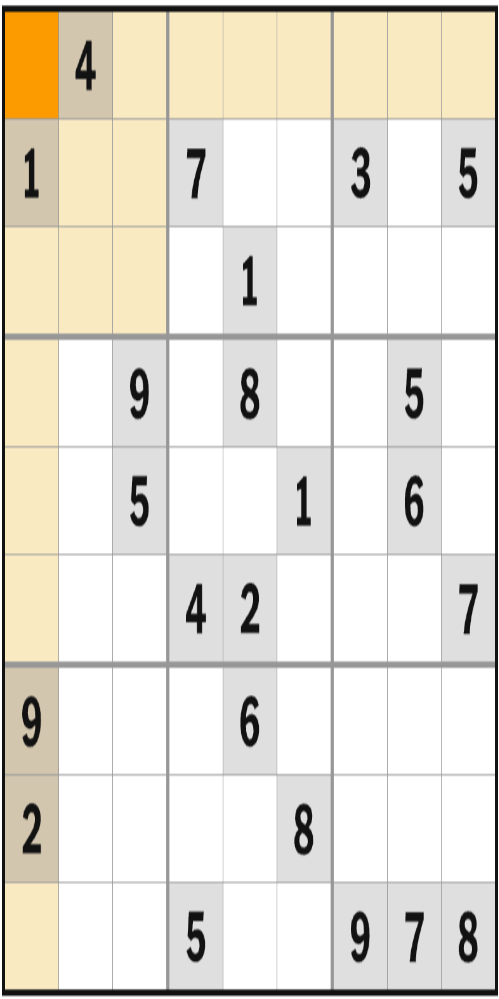
#> input picture distorted_board.png, 499 x 999 px, found by its file name
$ python test4.py
#> lines starting #> are read from the running program, lines starting #| are printed output that depends on the picture; after the words box and inside, x2 and y2 are one past the last pixel; in counts of white or black regions, pixels touching at a corner belong together
### functions.py
import cv2
import numpy as np
import pytesseract
from PIL import ImageGrab
import copy
import subprocess
import constants

# ------------------------------------------------------------
# functions

def ordered_coords(coords):
    # create an empty array, make sure it's float32 since that's what openCV wants
    ordered = np.zeros((4,2), dtype="float32")

    # shape of coords is (4,1,2), we want (4,2) so we just remove the middle useless dimension(1)
    coords = np.squeeze(coords, axis=1)

    coord_sum = coords.sum(axis = 1)
    ordered[0] = coords[np.argmin(coord_sum)]
    ordered[2] = coords[np.argmax(coord_sum)]

    # np does y - x, not x - y
    coord_diff = np.diff(coords, axis = 1)
    ordered[1] = coords[np.argmin(coord_diff)]
    ordered[3] = coords[np.argmax(coord_diff)]

    return ordered


# [98 lines left out: functions final_points, get_grid, not called in this run]


def get_digit(cell):
    extracted_num = pytesseract.image_to_string(cell, config="--psm 6 -c tessedit_char_whitelist=123456789")
    return extracted_num


# [111 lines left out: functions is_valid, solve, solve_image, get_sudoku_board, get_clipboard_image, display_image_opencv, not called in this run]

def display_image_system(image, title):
    subprocess.run(["open", "Solved_Sudoku_Board.png"])

# [19 lines left out: function draw_solution, not called in this run]


# ------------------------------------------------------------

### test/test4.py
import cv2
import numpy as np
import constants
import functions as func

img = cv2.imread("distorted_board.png")
#> img is the input picture: shape (999, 499, 3); mean B, G, R 216, 226, 230.4
gray_img = cv2.cvtColor(img, cv2.COLOR_BGR2GRAY)
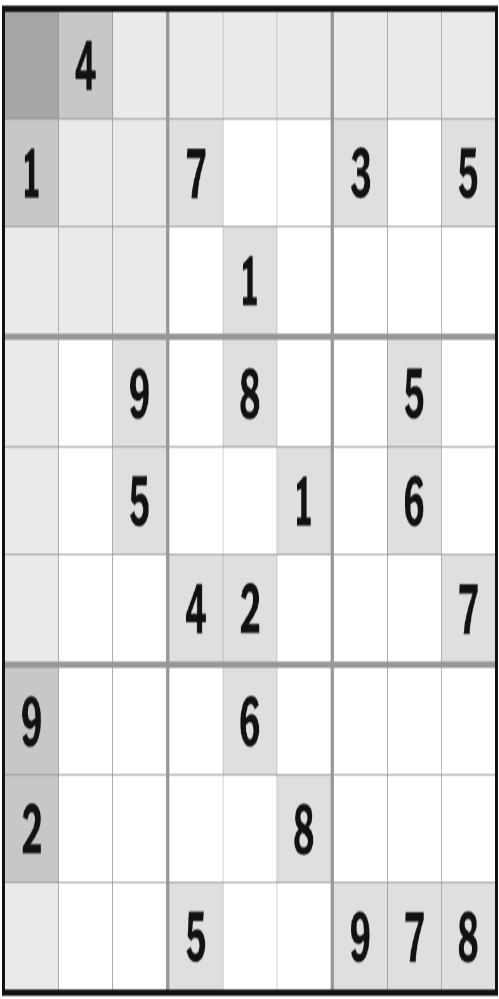
#> gray_img: shape (999, 499); min 18, max 255, mean 226.2
gray_edged = cv2.Canny(gray_img, 30, 200)
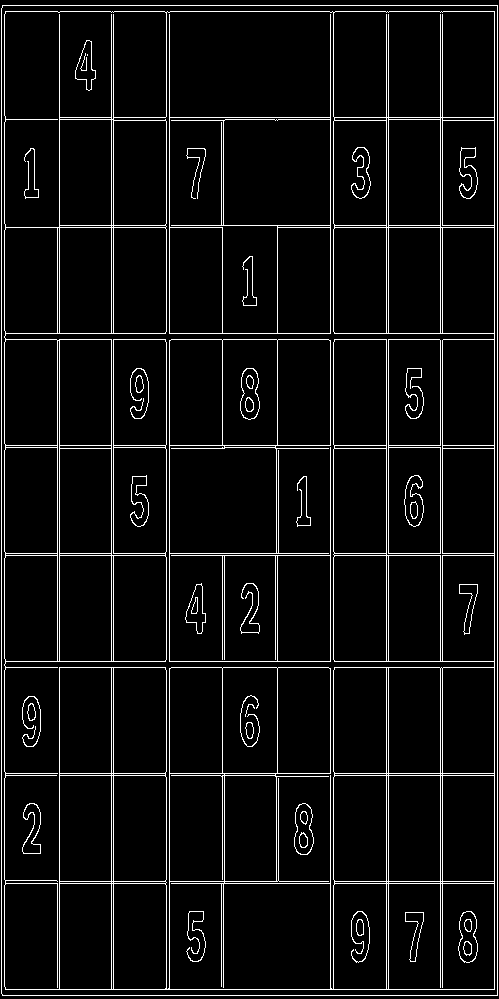
#> gray_edged: shape (999, 499); 6.1% white in thin lines or dots

contoured = img.copy()
contoured_approx = img.copy()

contours, hierarchy = cv2.findContours(gray_edged, cv2.RETR_TREE, cv2.CHAIN_APPROX_SIMPLE)
#> contours = 183 contours, 14 with area under 20; largest, box (x1, y1, x2, y2) and area: (1, 5, 498, 996) 491036, (1, 5, 498, 996) 491034, (4, 11, 495, 990) 479146, (4, 11, 495, 990) 152247, (169, 14, 331, 334) 34777

board_contour = max(contours, key=cv2.contourArea)
#> board_contour = [[2, 5], [2, 7], [1, 8], [1, 993], [2, 994], [2, 995], [497, 995], [497, 5]]

# Opencv's drawCounters() expect a collection of contours but the max() function gave me one single contour's collection
board_contour_list = [board_contour]
# This line is not used but still here as a reminder

approx = cv2.approxPolyDP(board_contour, 0.050 * cv2.arcLength(board_contour, True), True)
#> approx = [[2, 5], [1, 993], [497, 995], [497, 5]]
cv2.drawContours(contoured_approx, [approx], -1, (0,0,255), 3)
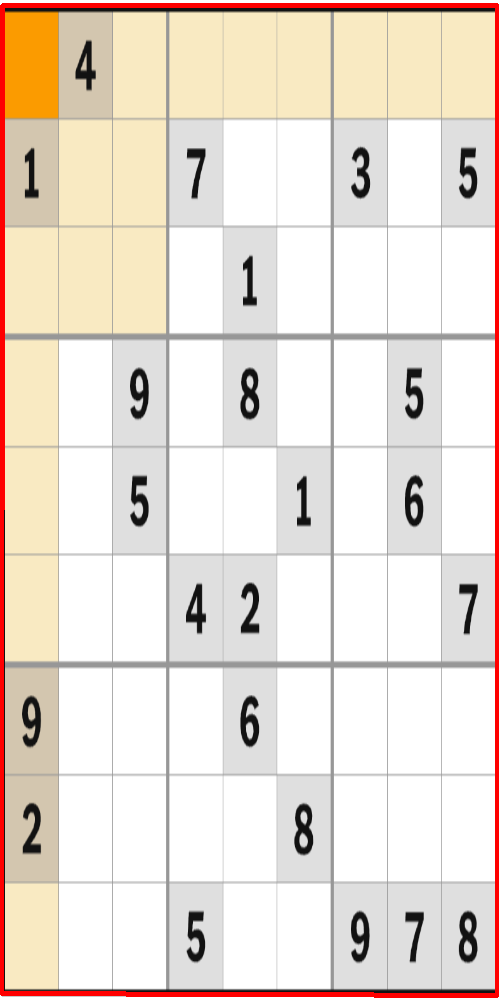
#> contoured_approx: shape (999, 499, 3); 2.68% of pixels changed, all inside (x1, y1, x2, y2) = (0, 3, 499, 998)

for index, point in enumerate(approx):
    x, y = point[0]
    cv2.circle(contoured_approx, (x, y), 8, (0,255,0), -1)
    # I used enumerate to basically get index, it's simply for loop but with index
    cv2.putText(contoured_approx, f"P{index} ({x}, {y})", (x, y), cv2.FONT_HERSHEY_SIMPLEX, 1, (255,0,0), 2)
#> this loop made 4 passes
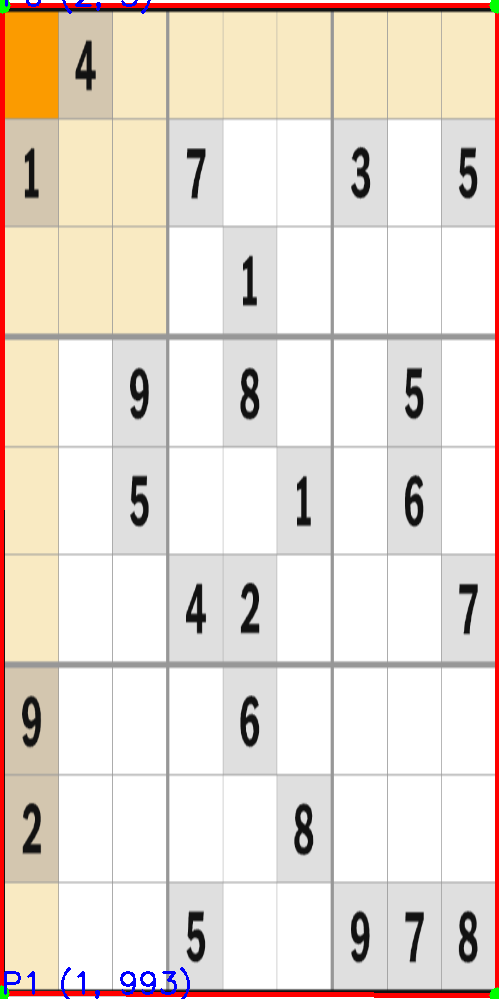
#> contoured_approx: shape (999, 499, 3); 0.36% of pixels changed, all inside (x1, y1, x2, y2) = (0, 0, 499, 999)


ordered_coordinates = func.ordered_coords(approx)
#> in ordered_coords, `coord_sum = coords.sum(axis = 1)`: coord_sum = [7, 994, 1492, 502]
#> in ordered_coords, `coord_diff = np.diff(coords, axis = 1)`: coord_diff = [3, 992, 498, -492]
#> ordered_coordinates = [[2, 5], [497, 5], [497, 995], [1, 993]]

# now we get transformation matrix and then transform

#> (the run stopped early here; a loop or call above may not have finished)
